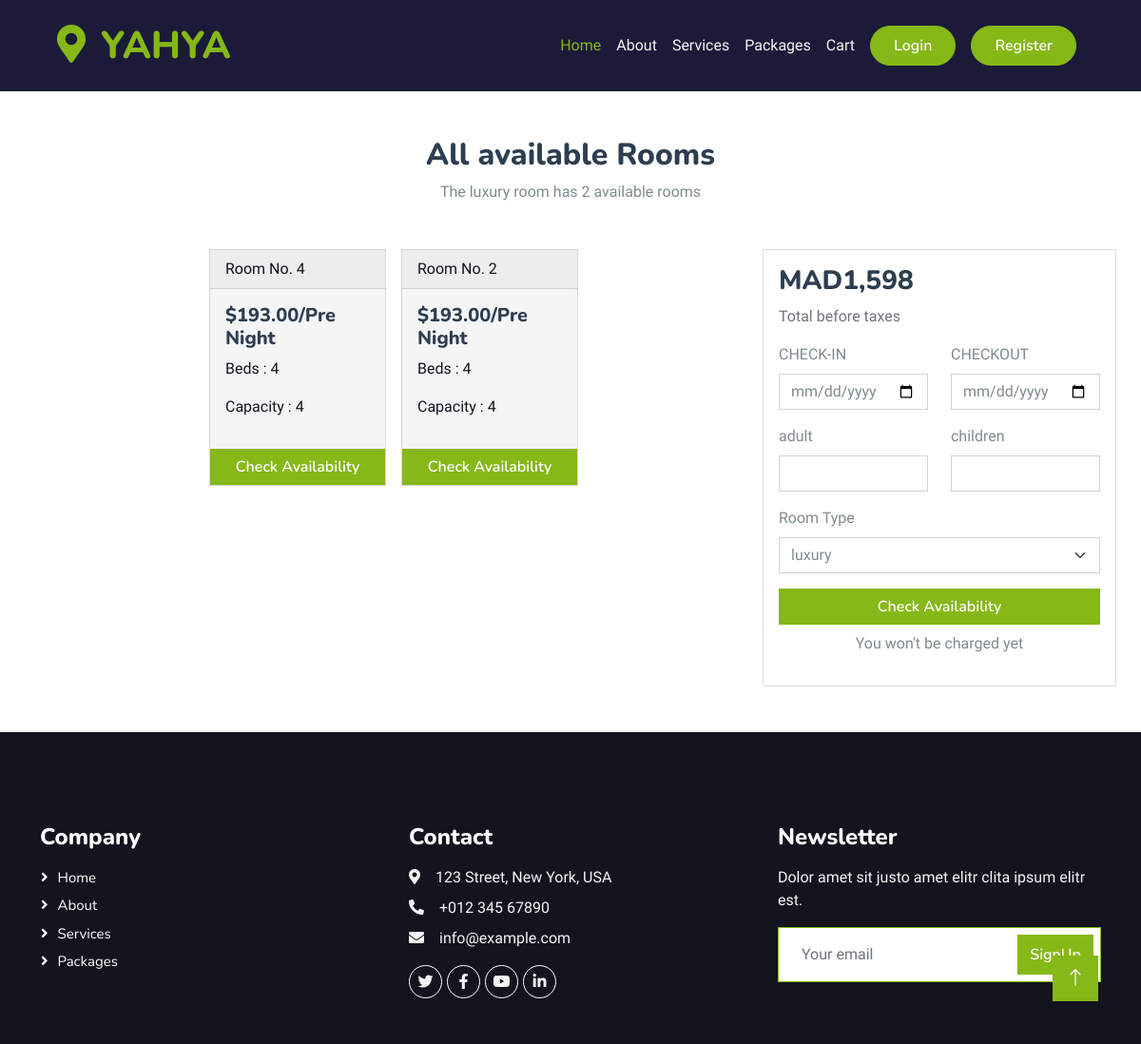
Page /detail/scscs-scscoo/jkjj/ on the committed database.
### hotel/models.py (models this page shows, shortened)
class RoomType(models.Model):
    hotel = models.ForeignKey(Hotel, on_delete=models.CASCADE)
    type = models.CharField(max_length=10)
    price = models.DecimalField(max_digits=12, decimal_places=2, default=0.00)
    number_of_beds = models.PositiveIntegerField(default=0)
    room_capacity = models.PositiveIntegerField(default=0)
    rtid = ShortUUIDField(unique=True, length=10, max_length=20, alphabet="abcdefghijklmnopqrstuvwxyz")
    slug= models.SlugField(unique=True)
    date= models.DateTimeField(auto_now_add=True)
    class Meta:
        verbose_name_plural = "Room Types"

class Room(models.Model):
    hotel = models.ForeignKey(Hotel, on_delete=models.CASCADE)
    room_type = models.ForeignKey(RoomType, on_delete=models.CASCADE)
    room_number = models.CharField(max_length=1000)
    is_available = models.BooleanField(default=True)
    rid = ShortUUIDField (unique=True, length=10, max_length=20, alphabet="abcdefghijklmnopqrstuvwxyz")
    date= models.DateTimeField(auto_now_add=True)
    class Meta:
        verbose_name_plural = "Rooms"

### hotel/views.py (the view)
# urls.py: path("detail/<slug:slug>/<slug:rt_slug>/", views.room_type_detail, name="room_type_detail"),
def room_type_detail(request, slug, rt_slug):
    hotel = Hotel.objects.get(status="Live", slug=slug)
    room_type = RoomType.objects.get(hotel=hotel, slug=rt_slug)
    rooms = Room.objects.filter(room_type=room_type, is_available=True)
    checkin = request.GET.get('checkin')
    checkout = request.GET.get('checkout')
    adult = request.GET.get('adult')
    children = request.GET.get('children')
    context = {
        "hotel": hotel,
        "room_type":room_type,
        "rooms" :rooms,
        'checkin': checkin,
        'checkout': checkout,
        'adult': adult,
        'children': children
    }
    return render(request, "hotel/room_type_detail.html", context)

### hotel/models.py (called while the page is built)
    def hotel_rocm_types(self):
        return RoomType.objects.filter(hotel=self)

### templates/hotel/room_type_detail.html (shortened to what this page needs)
{% extends "base/base.html" %}
{% load static %}
{% block content %}
<div class="container mt-5">
  <h2 class="text-center">All available Rooms</h2>
  <p class="text-center">The {{room_type.type}} room has {{rooms.count}}
    available rooms</p>
  <div class="mt-5 d-flex gap-3">
    <div class="d-flex flex-wrap gap-3 col-md-8 align-self-start justify-content-center">
      {% if rooms %}
      {% for room in rooms %}
      <div class="card text-dark bg-light mb-3 col-md-3">
        <form method="post" action="{% url 'hotel:checkout' %}">
          <div class="card-header">Room No. {{room.room_number}}</div>
          <div class="card-body">
            <h5 class="card-title">${{room.room_type.price}}/Pre Night</h5>
            <p class="card-text">Beds : {{room.room_type.number_of_beds}}</p>
            <p class="card-text">Capacity : {{room.room_type.number_of_beds}}</p>
          </div>
          <button type="submit" class="btn btn-primary w-100">Check
            Availability</button>
        </form>
      </div>
      {% endfor %}
      {% else %}
      <p>ffff</p>
      {% endif %}
    </div>
    <div class="col-md-4">
      <div class="card">
        <div class="card-body">
          <h3 class="card-title">MAD1,598</h3>
          <p class="card-text text-muted">Total before taxes</p>
          <form method="post" action="{% url 'booking:check_room_availability' %}">
            <div class="row mb-3">
              <div class="col-6">
                <label for="checkin" class="form-label">CHECK-IN</label>
                <input type="date" name="checkin" class="form-control" id="checkin" value="{{ checkin }}">
              </div>
              <div class="col-6">
                <label for="checkout" class="form-label">CHECKOUT</label>
                <input type="date" name="checkout" class="form-control" id="checkout" value="{{ checkout }}">
              </div>
            </div>
            <div class="row mb-3">
              <div class="col-6">
                <label for="adult" class="form-label">adult</label>
                <input type="number" name="adult" class="form-control" id="adult" value="{{ adult }}">
              </div>
              <div class="col-6">
                <label for="children" class="form-label">children</label>
                <input type="number" name="children" class="form-control" id="children" value="{{ children }}">
              </div>
            </div>
            <div class="mb-3">
              <label for="room_type" class="form-label">Room Type</label>
              <select class="form-select" name="room_type" id="room_type">
                {% for hotel_type in hotel.hotel_rocm_types%}
                <option value="{{hotel_type.slug}}">{{hotel_type.type}}</option>
                {% endfor %}
              </select>
            </div>
            <button type="submit" class="btn btn-primary w-100">Check
              Availability</button>
          </form>
          <p class="text-center mt-2">You won't be charged yet</p>
        </div>
      </div>
    </div>
  </div>
</div>
{% endblock %}

### static/css/style.css (style rules this page uses)
:root { --primary: #86B817; --secondary: #FE8800; --light: #F5F5F5; --dark: #14141F; }
.btn { font-family: 'Nunito', sans-serif; font-weight: 600; transition: .5s; }
.btn.btn-primary, .btn.btn-secondary { color: #FFFFFF; }

### rows in the picture
RoomType: type "luxury"
Room: room_number "4", room_type.price "193.00", room_type.number_of_beds "4"
Room: room_number "2", room_type.price "193.00", room_type.number_of_beds "4"

### other values in the picture
{{ rooms.count }} "2"
form field room_type "luxury"
